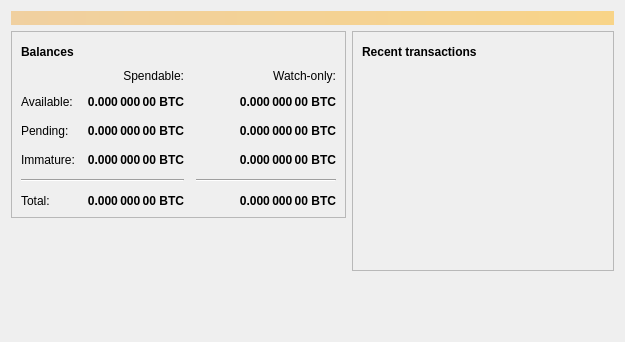
<?xml version="1.0" encoding="UTF-8"?>
<ui version="4.0">
 <class>OverviewPage</class>
 <widget class="QWidget" name="OverviewPage">
  <property name="geometry">
   <rect>
    <x>0</x>
    <y>0</y>
    <width>625</width>
    <height>342</height>
   </rect>
  </property>
  <property name="windowTitle">
   <string>Form</string>
  </property>
  <layout class="QVBoxLayout" name="topLayout">
   <item>
    <widget class="QLabel" name="labelAlerts">
     <property name="visible">
      <bool>false</bool>
     </property>
     <property name="styleSheet">
      <string notr="true">QLabel { background-color: qlineargradient(x1: 0, y1: 0, x2: 1, y2: 0, stop:0 #F0D0A0, stop:1 #F8D488); color:#000000; }</string>
     </property>
     <property name="wordWrap">
      <bool>true</bool>
     </property>
     <property name="margin">
      <number>3</number>
     </property>
     <property name="textInteractionFlags">
      <set>Qt::TextSelectableByMouse</set>
     </property>
    </widget>
   </item>
   <item>
    <layout class="QHBoxLayout" name="horizontalLayout" stretch="1,1">
     <item>
      <layout class="QVBoxLayout" name="verticalLayout_2">
       <item>
        <widget class="QFrame" name="frame">
         <property name="frameShape">
          <enum>QFrame::StyledPanel</enum>
         </property>
         <property name="frameShadow">
          <enum>QFrame::Raised</enum>
         </property>
         <layout class="QVBoxLayout" name="verticalLayout_4">
          <item>
           <layout class="QHBoxLayout" name="horizontalLayout_4">
            <item>
             <widget class="QLabel" name="label_5">
              <property name="font">
               <font>
                <weight>75</weight>
                <bold>true</bold>
               </font>
              </property>
              <property name="text">
               <string>Balances</string>
              </property>
             </widget>
            </item>
            <item>
             <widget class="QPushButton" name="labelWalletStatus">
              <property name="enabled">
               <bool>true</bool>
              </property>
              <property name="maximumSize">
               <size>
                <width>30</width>
                <height>16777215</height>
               </size>
              </property>
              <property name="toolTip">
               <string>The displayed information may be out of date. Your wallet automatically synchronizes with the Exosis network after a connection is established, but this process has not completed yet.</string>
              </property>
              <property name="text">
               <string/>
              </property>
              <property name="icon">
               <iconset>
                <normaloff>:/icons/warning</normaloff>
                <disabledoff>:/icons/warning</disabledoff>:/icons/warning</iconset>
              </property>
              <property name="iconSize">
               <size>
                <width>24</width>
                <height>24</height>
               </size>
              </property>
              <property name="flat">
               <bool>true</bool>
              </property>
             </widget>
            </item>
            <item>
             <spacer name="horizontalSpacer_3">
              <property name="orientation">
               <enum>Qt::Horizontal</enum>
              </property>
              <property name="sizeHint" stdset="0">
               <size>
                <width>40</width>
                <height>20</height>
               </size>
              </property>
             </spacer>
            </item>
           </layout>
          </item>
          <item>
           <layout class="QGridLayout" name="gridLayout">
            <property name="spacing">
             <number>12</number>
            </property>
            <item row="2" column="2">
             <widget class="QLabel" name="labelWatchPending">
              <property name="font">
               <font>
                <weight>75</weight>
                <bold>true</bold>
               </font>
              </property>
              <property name="cursor">
               <cursorShape>IBeamCursor</cursorShape>
              </property>
              <property name="toolTip">
               <string>Unconfirmed transactions to watch-only addresses</string>
              </property>
              <property name="text">
               <string notr="true">0.000 000 00 BTC</string>
              </property>
              <property name="alignment">
               <set>Qt::AlignRight|Qt::AlignTrailing|Qt::AlignVCenter</set>
              </property>
              <property name="textInteractionFlags">
               <set>Qt::LinksAccessibleByMouse|Qt::TextSelectableByKeyboard|Qt::TextSelectableByMouse</set>
              </property>
             </widget>
            </item>
            <item row="2" column="1">
             <widget class="QLabel" name="labelUnconfirmed">
              <property name="font">
               <font>
                <weight>75</weight>
                <bold>true</bold>
               </font>
              </property>
              <property name="cursor">
               <cursorShape>IBeamCursor</cursorShape>
              </property>
              <property name="toolTip">
               <string>Total of transactions that have yet to be confirmed, and do not yet count toward the spendable balance</string>
              </property>
              <property name="text">
               <string notr="true">0.000 000 00 BTC</string>
              </property>
              <property name="alignment">
               <set>Qt::AlignRight|Qt::AlignTrailing|Qt::AlignVCenter</set>
              </property>
              <property name="textInteractionFlags">
               <set>Qt::LinksAccessibleByMouse|Qt::TextSelectableByKeyboard|Qt::TextSelectableByMouse</set>
              </property>
             </widget>
            </item>
            <item row="3" column="2">
             <widget class="QLabel" name="labelWatchImmature">
              <property name="font">
               <font>
                <weight>75</weight>
                <bold>true</bold>
               </font>
              </property>
              <property name="cursor">
               <cursorShape>IBeamCursor</cursorShape>
              </property>
              <property name="toolTip">
               <string>Mined balance in watch-only addresses that has not yet matured</string>
              </property>
              <property name="text">
               <string notr="true">0.000 000 00 BTC</string>
              </property>
              <property name="alignment">
               <set>Qt::AlignRight|Qt::AlignTrailing|Qt::AlignVCenter</set>
              </property>
              <property name="textInteractionFlags">
               <set>Qt::LinksAccessibleByMouse|Qt::TextSelectableByKeyboard|Qt::TextSelectableByMouse</set>
              </property>
             </widget>
            </item>
            <item row="4" column="0" colspan="2">
             <widget class="Line" name="line">
              <property name="orientation">
               <enum>Qt::Horizontal</enum>
              </property>
             </widget>
            </item>
            <item row="4" column="2">
             <widget class="Line" name="lineWatchBalance">
              <property name="sizePolicy">
               <sizepolicy hsizetype="Preferred" vsizetype="Fixed">
                <horstretch>0</horstretch>
                <verstretch>0</verstretch>
               </sizepolicy>
              </property>
              <property name="minimumSize">
               <size>
                <width>140</width>
                <height>0</height>
               </size>
              </property>
              <property name="orientation">
               <enum>Qt::Horizontal</enum>
              </property>
             </widget>
            </item>
            <item row="5" column="0">
             <widget class="QLabel" name="labelTotalText">
              <property name="text">
               <string>Total:</string>
              </property>
             </widget>
            </item>
            <item row="3" column="1">
             <widget class="QLabel" name="labelImmature">
              <property name="font">
               <font>
                <weight>75</weight>
                <bold>true</bold>
               </font>
              </property>
              <property name="cursor">
               <cursorShape>IBeamCursor</cursorShape>
              </property>
              <property name="toolTip">
               <string>Mined balance that has not yet matured</string>
              </property>
              <property name="text">
               <string notr="true">0.000 000 00 BTC</string>
              </property>
              <property name="alignment">
               <set>Qt::AlignRight|Qt::AlignTrailing|Qt::AlignVCenter</set>
              </property>
              <property name="textInteractionFlags">
               <set>Qt::LinksAccessibleByMouse|Qt::TextSelectableByKeyboard|Qt::TextSelectableByMouse</set>
              </property>
             </widget>
            </item>
            <item row="2" column="3">
             <spacer name="horizontalSpacer_2">
              <property name="orientation">
               <enum>Qt::Horizontal</enum>
              </property>
              <property name="sizeHint" stdset="0">
               <size>
                <width>40</width>
                <height>20</height>
               </size>
              </property>
             </spacer>
            </item>
            <item row="3" column="0">
             <widget class="QLabel" name="labelImmatureText">
              <property name="text">
               <string>Immature:</string>
              </property>
             </widget>
            </item>
            <item row="5" column="1">
             <widget class="QLabel" name="labelTotal">
              <property name="font">
               <font>
                <weight>75</weight>
                <bold>true</bold>
               </font>
              </property>
              <property name="cursor">
               <cursorShape>IBeamCursor</cursorShape>
              </property>
              <property name="toolTip">
               <string>Your current total balance</string>
              </property>
              <property name="text">
               <string notr="true">0.000 000 00 BTC</string>
              </property>
              <property name="alignment">
               <set>Qt::AlignRight|Qt::AlignTrailing|Qt::AlignVCenter</set>
              </property>
              <property name="textInteractionFlags">
               <set>Qt::LinksAccessibleByMouse|Qt::TextSelectableByKeyboard|Qt::TextSelectableByMouse</set>
              </property>
             </widget>
            </item>
            <item row="5" column="2">
             <widget class="QLabel" name="labelWatchTotal">
              <property name="font">
               <font>
                <weight>75</weight>
                <bold>true</bold>
               </font>
              </property>
              <property name="cursor">
               <cursorShape>IBeamCursor</cursorShape>
              </property>
              <property name="toolTip">
               <string>Current total balance in watch-only addresses</string>
              </property>
              <property name="text">
               <string notr="true">0.000 000 00 BTC</string>
              </property>
              <property name="alignment">
               <set>Qt::AlignRight|Qt::AlignTrailing|Qt::AlignVCenter</set>
              </property>
              <property name="textInteractionFlags">
               <set>Qt::LinksAccessibleByMouse|Qt::TextSelectableByKeyboard|Qt::TextSelectableByMouse</set>
              </property>
             </widget>
            </item>
            <item row="0" column="2">
             <widget class="QLabel" name="labelWatchonly">
              <property name="text">
               <string>Watch-only:</string>
              </property>
              <property name="alignment">
               <set>Qt::AlignRight|Qt::AlignTrailing|Qt::AlignVCenter</set>
              </property>
             </widget>
            </item>
            <item row="1" column="0">
             <widget class="QLabel" name="labelBalanceText">
              <property name="text">
               <string>Available:</string>
              </property>
             </widget>
            </item>
            <item row="1" column="1">
             <widget class="QLabel" name="labelBalance">
              <property name="font">
               <font>
                <weight>75</weight>
                <bold>true</bold>
               </font>
              </property>
              <property name="cursor">
               <cursorShape>IBeamCursor</cursorShape>
              </property>
              <property name="toolTip">
               <string>Your current spendable balance</string>
              </property>
              <property name="text">
               <string notr="true">0.000 000 00 BTC</string>
              </property>
              <property name="alignment">
               <set>Qt::AlignRight|Qt::AlignTrailing|Qt::AlignVCenter</set>
              </property>
              <property name="textInteractionFlags">
               <set>Qt::LinksAccessibleByMouse|Qt::TextSelectableByKeyboard|Qt::TextSelectableByMouse</set>
              </property>
             </widget>
            </item>
            <item row="1" column="2">
             <widget class="QLabel" name="labelWatchAvailable">
              <property name="font">
               <font>
                <weight>75</weight>
                <bold>true</bold>
               </font>
              </property>
              <property name="cursor">
               <cursorShape>IBeamCursor</cursorShape>
              </property>
              <property name="toolTip">
               <string>Your current balance in watch-only addresses</string>
              </property>
              <property name="text">
               <string notr="true">0.000 000 00 BTC</string>
              </property>
              <property name="alignment">
               <set>Qt::AlignRight|Qt::AlignTrailing|Qt::AlignVCenter</set>
              </property>
              <property name="textInteractionFlags">
               <set>Qt::LinksAccessibleByMouse|Qt::TextSelectableByKeyboard|Qt::TextSelectableByMouse</set>
              </property>
             </widget>
            </item>
            <item row="2" column="0">
             <widget class="QLabel" name="labelPendingText">
              <property name="text">
               <string>Pending:</string>
              </property>
             </widget>
            </item>
            <item row="0" column="1">
             <widget class="QLabel" name="labelSpendable">
              <property name="text">
               <string>Spendable:</string>
              </property>
              <property name="alignment">
               <set>Qt::AlignRight|Qt::AlignTrailing|Qt::AlignVCenter</set>
              </property>
             </widget>
            </item>
           </layout>
          </item>
         </layout>
        </widget>
       </item>
       <item>
        <spacer name="verticalSpacer">
         <property name="orientation">
          <enum>Qt::Vertical</enum>
         </property>
         <property name="sizeHint" stdset="0">
          <size>
           <width>20</width>
           <height>40</height>
          </size>
         </property>
        </spacer>
       </item>
       <item>
        <widget class="QLabel" name="label">
         <property name="text">
          <string/>
         </property>
         <property name="pixmap">
          <pixmap>../res/icons/exosisbanner200x50.png</pixmap>
         </property>
        </widget>
       </item>
      </layout>
     </item>
     <item>
      <layout class="QVBoxLayout" name="verticalLayout_3">
       <item>
        <widget class="QFrame" name="frame_2">
         <property name="frameShape">
          <enum>QFrame::StyledPanel</enum>
         </property>
         <property name="frameShadow">
          <enum>QFrame::Raised</enum>
         </property>
         <layout class="QVBoxLayout" name="verticalLayout">
          <item>
           <layout class="QHBoxLayout" name="horizontalLayout_2">
            <item>
             <widget class="QLabel" name="label_4">
              <property name="font">
               <font>
                <weight>75</weight>
                <bold>true</bold>
               </font>
              </property>
              <property name="text">
               <string>Recent transactions</string>
              </property>
             </widget>
            </item>
            <item>
             <widget class="QPushButton" name="labelTransactionsStatus">
              <property name="enabled">
               <bool>true</bool>
              </property>
              <property name="maximumSize">
               <size>
                <width>30</width>
                <height>16777215</height>
               </size>
              </property>
              <property name="toolTip">
               <string>The displayed information may be out of date. Your wallet automatically synchronizes with the Exosis network after a connection is established, but this process has not completed yet.</string>
              </property>
              <property name="text">
               <string/>
              </property>
              <property name="icon">
               <iconset>
                <normaloff>:/icons/warning</normaloff>
                <disabledoff>:/icons/warning</disabledoff>:/icons/warning</iconset>
              </property>
              <property name="iconSize">
               <size>
                <width>24</width>
                <height>24</height>
               </size>
              </property>
              <property name="flat">
               <bool>true</bool>
              </property>
             </widget>
            </item>
            <item>
             <spacer name="horizontalSpacer">
              <property name="orientation">
               <enum>Qt::Horizontal</enum>
              </property>
              <property name="sizeHint" stdset="0">
               <size>
                <width>40</width>
                <height>20</height>
               </size>
              </property>
             </spacer>
            </item>
           </layout>
          </item>
          <item>
           <widget class="QListView" name="listTransactions">
            <property name="styleSheet">
             <string notr="true">QListView { background: transparent; }</string>
            </property>
            <property name="frameShape">
             <enum>QFrame::NoFrame</enum>
            </property>
            <property name="verticalScrollBarPolicy">
             <enum>Qt::ScrollBarAlwaysOff</enum>
            </property>
            <property name="horizontalScrollBarPolicy">
             <enum>Qt::ScrollBarAlwaysOff</enum>
            </property>
            <property name="selectionMode">
             <enum>QAbstractItemView::NoSelection</enum>
            </property>
           </widget>
          </item>
         </layout>
        </widget>
       </item>
       <item>
        <spacer name="verticalSpacer_2">
         <property name="orientation">
          <enum>Qt::Vertical</enum>
         </property>
         <property name="sizeHint" stdset="0">
          <size>
           <width>20</width>
           <height>40</height>
          </size>
         </property>
        </spacer>
       </item>
      </layout>
     </item>
    </layout>
   </item>
  </layout>
 </widget>
 <resources/>
 <connections/>
</ui>
